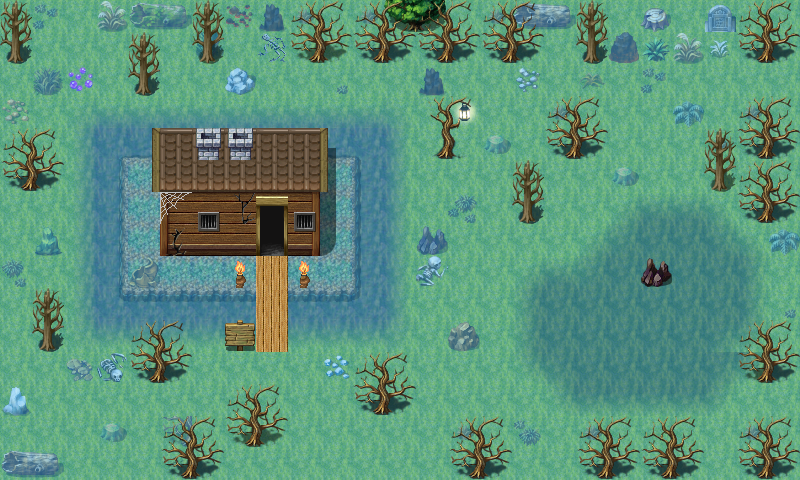

This is a level from a 2D game, rendered from its Tiled map with the project's own tilesets. A one-line summary and the map file follow, with tile-layer data summarised:
An orthogonal 25x15 tile map with 32x32 px tiles, 4 tile layers (Base, Ground, Objects, Above), 4 hidden layers not drawn, 61 tilesets and 38 objects (30x replace, 5x mapchange, 2x spawn, sign).

<map version="1.5" tiledversion="1.7.2" orientation="orthogonal" renderorder="right-down" width="25" height="15" tilewidth="32" tileheight="32" infinite="0" nextlayerid="14" nextobjectid="42">
 <properties>
  <property name="outdoors" value="1" />
 </properties>
 <tileset firstgid="1" name="map_bed_1" tilewidth="32" tileheight="32" tilecount="128" columns="16">
  <image source="../drawable/map_bed_1.png" width="512" height="256" />
 </tileset>
 <tileset firstgid="129" name="map_border_1" tilewidth="32" tileheight="32" tilecount="128" columns="16">
  <image source="../drawable/map_border_1.png" width="512" height="256" />
 </tileset>
 <tileset firstgid="257" name="map_bridge_1" tilewidth="32" tileheight="32" tilecount="128" columns="16">
  <image source="../drawable/map_bridge_1.png" width="512" height="256" />
 </tileset>
 <tileset firstgid="385" name="map_bridge_2" tilewidth="32" tileheight="32" tilecount="128" columns="16">
  <image source="../drawable/map_bridge_2.png" width="512" height="256" />
 </tileset>
 <tileset firstgid="513" name="map_broken_1" tilewidth="32" tileheight="32" tilecount="128" columns="16">
  <image source="../drawable/map_broken_1.png" width="512" height="256" />
 </tileset>
 <tileset firstgid="641" name="map_cavewall_1" tilewidth="32" tileheight="32" tilecount="108" columns="18">
  <image source="../drawable/map_cavewall_1.png" width="576" height="192" />
 </tileset>
 <tileset firstgid="749" name="map_cavewall_2" tilewidth="32" tileheight="32" tilecount="108" columns="18">
  <image source="../drawable/map_cavewall_2.png" width="576" height="192" />
 </tileset>
 <tileset firstgid="857" name="map_cavewall_3" tilewidth="32" tileheight="32" tilecount="108" columns="18">
  <image source="../drawable/map_cavewall_3.png" width="576" height="192" />
 </tileset>
 <tileset firstgid="965" name="map_cavewall_4" tilewidth="32" tileheight="32" tilecount="108" columns="18">
  <image source="../drawable/map_cavewall_4.png" width="576" height="192" />
 </tileset>
 <tileset firstgid="1073" name="map_chair_table_1" tilewidth="32" tileheight="32" tilecount="128" columns="16">
  <image source="../drawable/map_chair_table_1.png" width="512" height="256" />
 </tileset>
 <tileset firstgid="1201" name="map_chair_table_2" tilewidth="32" tileheight="32" tilecount="128" columns="16">
  <image source="../drawable/map_chair_table_2.png" width="512" height="256" />
 </tileset>
 <tileset firstgid="1329" name="map_crate_1" tilewidth="32" tileheight="32" tilecount="128" columns="16">
  <image source="../drawable/map_crate_1.png" width="512" height="256" />
 </tileset>
 <tileset firstgid="1457" name="map_cupboard_1" tilewidth="32" tileheight="32" tilecount="128" columns="16">
  <image source="../drawable/map_cupboard_1.png" width="512" height="256" />
 </tileset>
 <tileset firstgid="1585" name="map_curtain_1" tilewidth="32" tileheight="32" tilecount="128" columns="16">
  <image source="../drawable/map_curtain_1.png" width="512" height="256" />
 </tileset>
 <tileset firstgid="1713" name="map_entrance_1" tilewidth="32" tileheight="32" tilecount="128" columns="16">
  <image source="../drawable/map_entrance_1.png" width="512" height="256" />
 </tileset>
 <tileset firstgid="1841" name="map_entrance_2" tilewidth="32" tileheight="32" tilecount="128" columns="16">
  <image source="../drawable/map_entrance_2.png" width="512" height="256" />
 </tileset>
 <tileset firstgid="1969" name="map_fence_1" tilewidth="32" tileheight="32" tilecount="128" columns="16">
  <image source="../drawable/map_fence_1.png" width="512" height="256" />
 </tileset>
 <tileset firstgid="2097" name="map_fence_2" tilewidth="32" tileheight="32" tilecount="128" columns="16">
  <image source="../drawable/map_fence_2.png" width="512" height="256" />
 </tileset>
 <tileset firstgid="2225" name="map_fence_3" tilewidth="32" tileheight="32" tilecount="128" columns="16">
  <image source="../drawable/map_fence_3.png" width="512" height="256" />
 </tileset>
 <tileset firstgid="2353" name="map_fence_4" tilewidth="32" tileheight="32" tilecount="128" columns="16">
  <image source="../drawable/map_fence_4.png" width="512" height="256" />
 </tileset>
 <tileset firstgid="2481" name="map_ground_1" tilewidth="32" tileheight="32" tilecount="128" columns="16">
  <image source="../drawable/map_ground_1.png" width="512" height="256" />
 </tileset>
 <tileset firstgid="2609" name="map_ground_2" tilewidth="32" tileheight="32" tilecount="128" columns="16">
  <image source="../drawable/map_ground_2.png" width="512" height="256" />
 </tileset>
 <tileset firstgid="2737" name="map_ground_3" tilewidth="32" tileheight="32" tilecount="128" columns="16">
  <image source="../drawable/map_ground_3.png" width="512" height="256" />
 </tileset>
 <tileset firstgid="2865" name="map_ground_4" tilewidth="32" tileheight="32" tilecount="128" columns="16">
  <image source="../drawable/map_ground_4.png" width="512" height="256" />
 </tileset>
 <tileset firstgid="2993" name="map_ground_5" tilewidth="32" tileheight="32" tilecount="128" columns="16">
  <image source="../drawable/map_ground_5.png" width="512" height="256" />
 </tileset>
 <tileset firstgid="3121" name="map_ground_6" tilewidth="32" tileheight="32" tilecount="128" columns="16">
  <image source="../drawable/map_ground_6.png" width="512" height="256" />
 </tileset>
 <tileset firstgid="3249" name="map_ground_7" tilewidth="32" tileheight="32" tilecount="128" columns="16">
  <image source="../drawable/map_ground_7.png" width="512" height="256" />
 </tileset>
 <tileset firstgid="3377" name="map_ground_8" tilewidth="32" tileheight="32" tilecount="128" columns="16">
  <image source="../drawable/map_ground_8.png" width="512" height="256" />
 </tileset>
 <tileset firstgid="3505" name="map_house_1" tilewidth="32" tileheight="32" tilecount="128" columns="16">
  <image source="../drawable/map_house_1.png" width="512" height="256" />
 </tileset>
 <tileset firstgid="3633" name="map_house_2" tilewidth="32" tileheight="32" tilecount="128" columns="16">
  <image source="../drawable/map_house_2.png" width="512" height="256" />
 </tileset>
 <tileset firstgid="3761" name="map_indoor_1" tilewidth="32" tileheight="32" tilecount="128" columns="16">
  <image source="../drawable/map_indoor_1.png" width="512" height="256" />
 </tileset>
 <tileset firstgid="3889" name="map_indoor_2" tilewidth="32" tileheight="32" tilecount="128" columns="16">
  <image source="../drawable/map_indoor_2.png" width="512" height="256" />
 </tileset>
 <tileset firstgid="4017" name="map_kitchen_1" tilewidth="32" tileheight="32" tilecount="128" columns="16">
  <image source="../drawable/map_kitchen_1.png" width="512" height="256" />
 </tileset>
 <tileset firstgid="4145" name="map_outdoor_1" tilewidth="32" tileheight="32" tilecount="128" columns="16">
  <image source="../drawable/map_outdoor_1.png" width="512" height="256" />
 </tileset>
 <tileset firstgid="4273" name="map_pillar_1" tilewidth="32" tileheight="32" tilecount="128" columns="16">
  <image source="../drawable/map_pillar_1.png" width="512" height="256" />
 </tileset>
 <tileset firstgid="4401" name="map_pillar_2" tilewidth="32" tileheight="32" tilecount="128" columns="16">
  <image source="../drawable/map_pillar_2.png" width="512" height="256" />
 </tileset>
 <tileset firstgid="4529" name="map_plant_1" tilewidth="32" tileheight="32" tilecount="128" columns="16">
  <image source="../drawable/map_plant_1.png" width="512" height="256" />
 </tileset>
 <tileset firstgid="4657" name="map_plant_2" tilewidth="32" tileheight="32" tilecount="128" columns="16">
  <image source="../drawable/map_plant_2.png" width="512" height="256" />
 </tileset>
 <tileset firstgid="4785" name="map_rock_1" tilewidth="32" tileheight="32" tilecount="128" columns="16">
  <image source="../drawable/map_rock_1.png" width="512" height="256" />
 </tileset>
 <tileset firstgid="4913" name="map_rock_2" tilewidth="32" tileheight="32" tilecount="128" columns="16">
  <image source="../drawable/map_rock_2.png" width="512" height="256" />
 </tileset>
 <tileset firstgid="5041" name="map_roof_1" tilewidth="32" tileheight="32" tilecount="128" columns="16">
  <image source="../drawable/map_roof_1.png" width="512" height="256" />
 </tileset>
 <tileset firstgid="5169" name="map_roof_2" tilewidth="32" tileheight="32" tilecount="128" columns="16">
  <image source="../drawable/map_roof_2.png" width="512" height="256" />
 </tileset>
 <tileset firstgid="5297" name="map_roof_3" tilewidth="32" tileheight="32" tilecount="128" columns="16">
  <image source="../drawable/map_roof_3.png" width="512" height="256" />
 </tileset>
 <tileset firstgid="5425" name="map_shop_1" tilewidth="32" tileheight="32" tilecount="128" columns="16">
  <image source="../drawable/map_shop_1.png" width="512" height="256" />
 </tileset>
 <tileset firstgid="5553" name="map_sign_ladder_1" tilewidth="32" tileheight="32" tilecount="128" columns="16">
  <image source="../drawable/map_sign_ladder_1.png" width="512" height="256" />
 </tileset>
 <tileset firstgid="5681" name="map_table_1" tilewidth="32" tileheight="32" tilecount="128" columns="16">
  <image source="../drawable/map_table_1.png" width="512" height="256" />
 </tileset>
 <tileset firstgid="5809" name="map_trail_1" tilewidth="32" tileheight="32" tilecount="128" columns="16">
  <image source="../drawable/map_trail_1.png" width="512" height="256" />
 </tileset>
 <tileset firstgid="5937" name="map_transition_1" tilewidth="32" tileheight="32" tilecount="128" columns="16">
  <image source="../drawable/map_transition_1.png" width="512" height="256" />
 </tileset>
 <tileset firstgid="6065" name="map_transition_2" tilewidth="32" tileheight="32" tilecount="128" columns="16">
  <image source="../drawable/map_transition_2.png" width="512" height="256" />
 </tileset>
 <tileset firstgid="6193" name="map_transition_3" tilewidth="32" tileheight="32" tilecount="128" columns="16">
  <image source="../drawable/map_transition_3.png" width="512" height="256" />
 </tileset>
 <tileset firstgid="6321" name="map_transition_4" tilewidth="32" tileheight="32" tilecount="128" columns="16">
  <image source="../drawable/map_transition_4.png" width="512" height="256" />
 </tileset>
 <tileset firstgid="6449" name="map_transition_5" tilewidth="32" tileheight="32" tilecount="128" columns="16">
  <image source="../drawable/map_transition_5.png" width="512" height="256" />
 </tileset>
 <tileset firstgid="6577" name="map_tree_1" tilewidth="32" tileheight="32" tilecount="128" columns="16">
  <image source="../drawable/map_tree_1.png" width="512" height="256" />
 </tileset>
 <tileset firstgid="6705" name="map_tree_2" tilewidth="32" tileheight="32" tilecount="128" columns="16">
  <image source="../drawable/map_tree_2.png" width="512" height="256" />
 </tileset>
 <tileset firstgid="6833" name="map_wall_1" tilewidth="32" tileheight="32" tilecount="128" columns="16">
  <image source="../drawable/map_wall_1.png" width="512" height="256" />
 </tileset>
 <tileset firstgid="6961" name="map_wall_2" tilewidth="32" tileheight="32" tilecount="120" columns="15">
  <image source="../drawable/map_wall_2.png" width="480" height="256" />
 </tileset>
 <tileset firstgid="7081" name="map_wall_3" tilewidth="32" tileheight="32" tilecount="120" columns="15">
  <image source="../drawable/map_wall_3.png" width="480" height="256" />
 </tileset>
 <tileset firstgid="7201" name="map_wall_4" tilewidth="32" tileheight="32" tilecount="120" columns="15">
  <image source="../drawable/map_wall_4.png" width="480" height="256" />
 </tileset>
 <tileset firstgid="7321" name="map_window_1" tilewidth="32" tileheight="32" tilecount="128" columns="16">
  <image source="../drawable/map_window_1.png" width="512" height="256" />
 </tileset>
 <tileset firstgid="7449" name="map_window_2" tilewidth="32" tileheight="32" tilecount="128" columns="16">
  <image source="../drawable/map_window_2.png" width="512" height="256" />
 </tileset>
 <tileset firstgid="7577" name="map_guynmart" tilewidth="32" tileheight="32" tilecount="128" columns="16">
  <image source="../drawable/map_guynmart.png" width="512" height="256" />
 </tileset>
 <layer id="9" name="Base" width="25" height="15">
  <data>[375 cells, 375 non-empty, 20 distinct tile ids]</data>
 </layer>
 <layer id="1" name="Ground" width="25" height="15">
  <data>[375 cells, 201 non-empty, 74 distinct tile ids]</data>
 </layer>
 <layer id="2" name="Objects" width="25" height="15">
  <data>[375 cells, 355 non-empty, 6 distinct tile ids]</data>
 </layer>
 <layer id="3" name="Above" width="25" height="15">
  <data>[375 cells, 98 non-empty, 19 distinct tile ids]</data>
 </layer>
 <layer id="13" name="Top" width="25" height="15" visible="0">
  <data>[375 cells, 0 non-empty, 0 distinct tile ids]</data>
 </layer>
 <layer id="10" name="Top1" width="25" height="15" visible="0">
  <data>[375 cells, 346 non-empty, 13 distinct tile ids]</data>
 </layer>
 <layer id="12" name="Top0" width="25" height="15" visible="0">
  <data>[375 cells, 0 non-empty, 0 distinct tile ids]</data>
 </layer>
 <layer id="4" name="Walkable" width="25" height="15" visible="0">
  <data>[375 cells, 166 non-empty, 1 distinct tile ids]</data>
 </layer>
 <objectgroup id="5" name="Mapevents" visible="0">
  <object id="1" name="east" type="mapchange" x="768" y="64" width="32" height="384">
   <properties>
    <property name="map" value="swamp2" />
    <property name="place" value="west1" />
   </properties>
  </object>
  <object id="6" name="north" type="mapchange" x="32" y="0" width="224" height="32">
   <properties>
    <property name="map" value="guynmart_wood_13" />
    <property name="place" value="south" />
   </properties>
  </object>
  <object id="27" name="west" type="mapchange" x="0" y="32" width="32" height="416">
   <properties>
    <property name="map" value="swamp6" />
    <property name="place" value="east1" />
   </properties>
  </object>
  <object id="28" name="south" type="mapchange" x="32" y="448" width="736" height="32">
   <properties>
    <property name="map" value="swamp4" />
    <property name="place" value="north" />
   </properties>
  </object>
  <object id="30" name="feygard_swamp_sign" type="sign" x="224" y="320" width="32" height="32" />
  <object id="31" name="hut" type="mapchange" x="256" y="224" width="32" height="32">
   <properties>
    <property name="map" value="swamp_hut" />
    <property name="place" value="door" />
   </properties>
  </object>
 </objectgroup>
 <objectgroup id="7" name="Spawn" visible="0">
  <object id="4" name="fieldcritter_2" type="spawn" x="160" y="352" width="384" height="64">
   <properties>
    <property name="quantity" value="2" />
   </properties>
  </object>
  <object id="29" name="feygard_fogmonster9" type="spawn" x="256" y="288" width="32" height="32">
   <properties>
    <property name="quantity" value="1" />
    <property name="spawngroup" value="feygard_fogmonster9" />
   </properties>
  </object>
 </objectgroup>
 <objectgroup id="8" name="Keys" visible="0" />
 <objectgroup id="11" name="Replace">
  <object id="25" name="swamp5a0" type="replace" x="0" y="96" width="128" height="256">
   <properties>
    <property name="Top" value="Top0" />
    <property name="requireId" value="feygard_fog" />
    <property name="requireType" value="questProgress" />
    <property name="requireValue" value="150" />
   </properties>
  </object>
  <object id="15" name="swamp5a" type="replace" x="0" y="96" width="128" height="256">
   <properties>
    <property name="Top" value="Top1" />
    <property name="requireId" value="feygard_fog" />
    <property name="requireNegation" value="true" />
    <property name="requireType" value="questProgress" />
    <property name="requireValue" value="150" />
   </properties>
  </object>
  <object id="23" name="swamp4b0" type="replace" x="128" y="192" width="160" height="160">
   <properties>
    <property name="Top" value="Top0" />
    <property name="requireId" value="feygard_fog" />
    <property name="requireType" value="questProgress" />
    <property name="requireValue" value="140" />
   </properties>
  </object>
  <object id="13" name="swamp4b" type="replace" x="128" y="192" width="160" height="160">
   <properties>
    <property name="Top" value="Top1" />
    <property name="requireId" value="feygard_fog" />
    <property name="requireNegation" value="true" />
    <property name="requireType" value="questProgress" />
    <property name="requireValue" value="140" />
   </properties>
  </object>
  <object id="24" name="swamp4a0" type="replace" x="0" y="352" width="288" height="128">
   <properties>
    <property name="Top" value="Top0" />
    <property name="requireId" value="feygard_fog" />
    <property name="requireType" value="questProgress" />
    <property name="requireValue" value="140" />
   </properties>
  </object>
  <object id="14" name="swamp4a" type="replace" x="0" y="352" width="288" height="128">
   <properties>
    <property name="Top" value="Top1" />
    <property name="requireId" value="feygard_fog" />
    <property name="requireNegation" value="true" />
    <property name="requireType" value="questProgress" />
    <property name="requireValue" value="140" />
   </properties>
  </object>
  <object id="22" name="swamp3c0" type="replace" x="288" y="192" width="160" height="288">
   <properties>
    <property name="Top" value="Top0" />
    <property name="requireId" value="feygard_fog" />
    <property name="requireType" value="questProgress" />
    <property name="requireValue" value="130" />
   </properties>
  </object>
  <object id="12" name="swamp3c" type="replace" x="288" y="192" width="160" height="288">
   <properties>
    <property name="Top" value="Top1" />
    <property name="requireId" value="feygard_fog" />
    <property name="requireNegation" value="true" />
    <property name="requireType" value="questProgress" />
    <property name="requireValue" value="130" />
   </properties>
  </object>
  <object id="21" name="swamp3b0" type="replace" x="448" y="256" width="192" height="224">
   <properties>
    <property name="Top" value="Top0" />
    <property name="requireId" value="feygard_fog" />
    <property name="requireType" value="questProgress" />
    <property name="requireValue" value="130" />
   </properties>
  </object>
  <object id="11" name="swamp3b" type="replace" x="448" y="256" width="192" height="224">
   <properties>
    <property name="Top" value="Top1" />
    <property name="requireId" value="feygard_fog" />
    <property name="requireNegation" value="true" />
    <property name="requireType" value="questProgress" />
    <property name="requireValue" value="130" />
   </properties>
  </object>
  <object id="20" name="swamp3a0" type="replace" x="640" y="288" width="160" height="192">
   <properties>
    <property name="Top" value="Top0" />
    <property name="requireId" value="feygard_fog" />
    <property name="requireType" value="questProgress" />
    <property name="requireValue" value="130" />
   </properties>
  </object>
  <object id="10" name="swamp3a" type="replace" x="640" y="288" width="160" height="192">
   <properties>
    <property name="Top" value="Top1" />
    <property name="requireId" value="feygard_fog" />
    <property name="requireNegation" value="true" />
    <property name="requireType" value="questProgress" />
    <property name="requireValue" value="130" />
   </properties>
  </object>
  <object id="18" name="swamp2b0" type="replace" x="448" y="0" width="192" height="256">
   <properties>
    <property name="Top" value="Top0" />
    <property name="requireId" value="feygard_fog" />
    <property name="requireType" value="questProgress" />
    <property name="requireValue" value="120" />
   </properties>
  </object>
  </objectgroup>
</map>
<!-- 17 of 38 objects omitted -->
